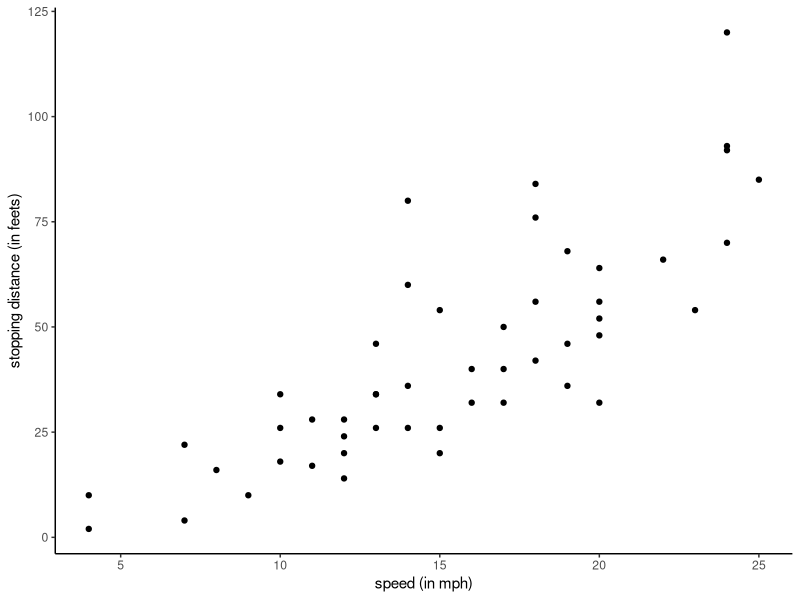

R code for this plot:
## ---- chunk 1
knitr::opts_chunk$set(echo = FALSE, # don't print the code
                      warning = FALSE, # don't print warning messages
                      message = FALSE, 
                      error = FALSE,
                      fig.retina = 3, 
                      fig.align = "center",
                      out.width="80%",
                      fig.asp = 0.618 # golden rule
                      )
options(knitr.kable.NA = '')
options(tidyverse.quiet = TRUE)
## ---- chunk 2
model <- lm(dist ~ speed, data = cars)
knitr::kable(x = anova(model), 
             caption = "Analysis of variance table for the `cars` dataset",
             digits = c(0,2,2,3,4))
## ---- chunk 3
#| fig.width: 5
#| fig.cap: "Speed of cars and distance taken to stop (circa 1920)."
library(tidyverse)
ggplot(data = cars, 
       mapping = aes(x = speed, y = dist)) + 
   geom_point() + 
   theme_classic() + 
   labs(x = "speed (in mph)", 
        y = "stopping distance (in feets)")
